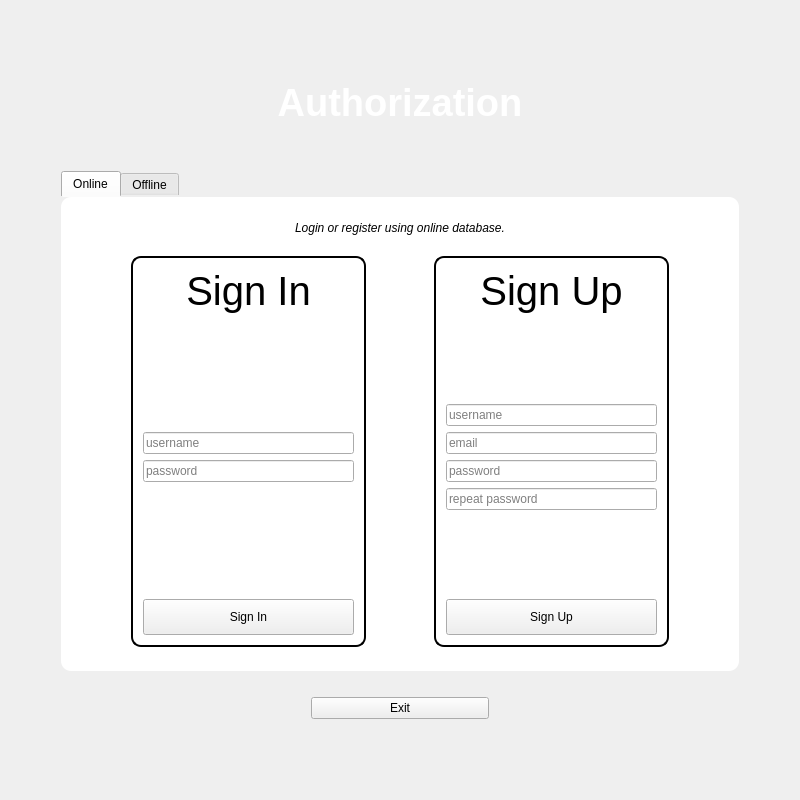
<?xml version="1.0" encoding="UTF-8"?>
<ui version="4.0">
 <class>AuthForm</class>
 <widget class="QWidget" name="AuthForm">
  <property name="geometry">
   <rect>
    <x>0</x>
    <y>0</y>
    <width>800</width>
    <height>800</height>
   </rect>
  </property>
  <property name="minimumSize">
   <size>
    <width>800</width>
    <height>800</height>
   </size>
  </property>
  <property name="maximumSize">
   <size>
    <width>800</width>
    <height>800</height>
   </size>
  </property>
  <property name="windowTitle">
   <string>DesuRep Desktop</string>
  </property>
  <property name="styleSheet">
   <string notr="true"/>
  </property>
  <layout class="QGridLayout" name="gridLayout_2">
   <item row="0" column="0">
    <layout class="QVBoxLayout" name="content_layout">
     <property name="leftMargin">
      <number>50</number>
     </property>
     <property name="topMargin">
      <number>10</number>
     </property>
     <property name="rightMargin">
      <number>50</number>
     </property>
     <property name="bottomMargin">
      <number>10</number>
     </property>
     <item>
      <spacer name="spacer_margin_header_top">
       <property name="orientation">
        <enum>Qt::Vertical</enum>
       </property>
       <property name="sizeType">
        <enum>QSizePolicy::Fixed</enum>
       </property>
       <property name="sizeHint" stdset="0">
        <size>
         <width>20</width>
         <height>60</height>
        </size>
       </property>
      </spacer>
     </item>
     <item>
      <widget class="QLabel" name="title_label">
       <property name="font">
        <font>
         <family>Arial</family>
         <pointsize>-1</pointsize>
         <bold>true</bold>
        </font>
       </property>
       <property name="styleSheet">
        <string notr="true">font-family: Arial;
font-size: 38px;
font-weight: bold;
color: qlineargradient(spread:pad, x1:0, y1:0, x2:1, y2:0, stop:0 rgba(0, 0, 0, 255), stop:1 rgba(255, 255, 255, 255));
</string>
       </property>
       <property name="text">
        <string>Authorization</string>
       </property>
       <property name="scaledContents">
        <bool>false</bool>
       </property>
       <property name="alignment">
        <set>Qt::AlignCenter</set>
       </property>
      </widget>
     </item>
     <item>
      <spacer name="spacer_margin_header_bottom">
       <property name="orientation">
        <enum>Qt::Vertical</enum>
       </property>
       <property name="sizeType">
        <enum>QSizePolicy::Fixed</enum>
       </property>
       <property name="sizeHint" stdset="0">
        <size>
         <width>20</width>
         <height>40</height>
        </size>
       </property>
      </spacer>
     </item>
     <item>
      <widget class="QTabWidget" name="auth_tabWidget">
       <property name="enabled">
        <bool>true</bool>
       </property>
       <property name="maximumSize">
        <size>
         <width>781</width>
         <height>16777215</height>
        </size>
       </property>
       <property name="autoFillBackground">
        <bool>false</bool>
       </property>
       <property name="styleSheet">
        <string notr="true">QTabWidget {
  background:inherit;
}
QTabWidget::pane {
  background-color: white;
  border-radius: 10px;
}
#onl_si_form, #onl_su_form, #off_si_form   {
  border: 2px solid black;
  border-radius: 10px;
}</string>
       </property>
       <property name="tabPosition">
        <enum>QTabWidget::North</enum>
       </property>
       <property name="currentIndex">
        <number>0</number>
       </property>
       <property name="elideMode">
        <enum>Qt::ElideRight</enum>
       </property>
       <property name="tabBarAutoHide">
        <bool>false</bool>
       </property>
       <widget class="QWidget" name="auth_online_tab">
        <attribute name="title">
         <string>Online</string>
        </attribute>
        <layout class="QGridLayout" name="gridLayout_4">
         <item row="4" column="2">
          <spacer name="onl_spacer_margin_middle">
           <property name="orientation">
            <enum>Qt::Horizontal</enum>
           </property>
           <property name="sizeHint" stdset="0">
            <size>
             <width>39</width>
             <height>20</height>
            </size>
           </property>
          </spacer>
         </item>
         <item row="0" column="2">
          <spacer name="onl_spacer_margin_top">
           <property name="orientation">
            <enum>Qt::Vertical</enum>
           </property>
           <property name="sizeType">
            <enum>QSizePolicy::Minimum</enum>
           </property>
           <property name="sizeHint" stdset="0">
            <size>
             <width>20</width>
             <height>15</height>
            </size>
           </property>
          </spacer>
         </item>
         <item row="2" column="2">
          <spacer name="onl_spacer_margin_v_middle">
           <property name="orientation">
            <enum>Qt::Vertical</enum>
           </property>
           <property name="sizeType">
            <enum>QSizePolicy::Fixed</enum>
           </property>
           <property name="sizeHint" stdset="0">
            <size>
             <width>20</width>
             <height>15</height>
            </size>
           </property>
          </spacer>
         </item>
         <item row="5" column="2">
          <spacer name="onl_spacer_margin_bottom">
           <property name="orientation">
            <enum>Qt::Vertical</enum>
           </property>
           <property name="sizeType">
            <enum>QSizePolicy::Fixed</enum>
           </property>
           <property name="sizeHint" stdset="0">
            <size>
             <width>20</width>
             <height>15</height>
            </size>
           </property>
          </spacer>
         </item>
         <item row="4" column="4">
          <spacer name="onl_spacer_margin_right">
           <property name="orientation">
            <enum>Qt::Horizontal</enum>
           </property>
           <property name="sizeHint" stdset="0">
            <size>
             <width>40</width>
             <height>20</height>
            </size>
           </property>
          </spacer>
         </item>
         <item row="1" column="0" colspan="5">
          <widget class="QLabel" name="onl_auth_label">
           <property name="font">
            <font>
             <family>Arial</family>
             <italic>true</italic>
            </font>
           </property>
           <property name="text">
            <string>Login or register using online database.</string>
           </property>
           <property name="alignment">
            <set>Qt::AlignCenter</set>
           </property>
          </widget>
         </item>
         <item row="4" column="0">
          <spacer name="onl_spacer_margin_left">
           <property name="orientation">
            <enum>Qt::Horizontal</enum>
           </property>
           <property name="sizeHint" stdset="0">
            <size>
             <width>40</width>
             <height>20</height>
            </size>
           </property>
          </spacer>
         </item>
         <item row="4" column="1">
          <widget class="QFrame" name="onl_si_form">
           <layout class="QVBoxLayout" name="onl_su_form_l_2">
            <property name="leftMargin">
             <number>10</number>
            </property>
            <property name="topMargin">
             <number>10</number>
            </property>
            <property name="rightMargin">
             <number>10</number>
            </property>
            <property name="bottomMargin">
             <number>10</number>
            </property>
            <item>
             <widget class="QLabel" name="onl_si_label">
              <property name="font">
               <font>
                <pointsize>30</pointsize>
               </font>
              </property>
              <property name="text">
               <string>Sign In</string>
              </property>
              <property name="scaledContents">
               <bool>false</bool>
              </property>
              <property name="alignment">
               <set>Qt::AlignCenter</set>
              </property>
             </widget>
            </item>
            <item>
             <spacer name="onl_spacer_margin_si_top">
              <property name="orientation">
               <enum>Qt::Vertical</enum>
              </property>
              <property name="sizeHint" stdset="0">
               <size>
                <width>20</width>
                <height>40</height>
               </size>
              </property>
             </spacer>
            </item>
            <item>
             <widget class="QLineEdit" name="onl_si_username_input">
              <property name="placeholderText">
               <string>username</string>
              </property>
             </widget>
            </item>
            <item>
             <widget class="QLineEdit" name="onl_si_pass_input">
              <property name="echoMode">
               <enum>QLineEdit::Password</enum>
              </property>
              <property name="placeholderText">
               <string>password</string>
              </property>
             </widget>
            </item>
            <item>
             <spacer name="onl_spacer_margin_si_bottom">
              <property name="orientation">
               <enum>Qt::Vertical</enum>
              </property>
              <property name="sizeHint" stdset="0">
               <size>
                <width>20</width>
                <height>40</height>
               </size>
              </property>
             </spacer>
            </item>
            <item>
             <widget class="QPushButton" name="onl_si_btn">
              <property name="enabled">
               <bool>true</bool>
              </property>
              <property name="minimumSize">
               <size>
                <width>211</width>
                <height>36</height>
               </size>
              </property>
              <property name="text">
               <string>Sign In</string>
              </property>
              <property name="icon">
               <iconset resource="resources.qrc">
                <normaloff>:/icons/login</normaloff>:/icons/login</iconset>
              </property>
              <property name="iconSize">
               <size>
                <width>20</width>
                <height>20</height>
               </size>
              </property>
              <property name="shortcut">
               <string>Return</string>
              </property>
             </widget>
            </item>
           </layout>
          </widget>
         </item>
         <item row="4" column="3">
          <widget class="QFrame" name="onl_su_form">
           <layout class="QVBoxLayout" name="onl_su_form_l">
            <property name="leftMargin">
             <number>10</number>
            </property>
            <property name="topMargin">
             <number>10</number>
            </property>
            <property name="rightMargin">
             <number>10</number>
            </property>
            <property name="bottomMargin">
             <number>10</number>
            </property>
            <item>
             <widget class="QLabel" name="onl_su_label">
              <property name="font">
               <font>
                <pointsize>30</pointsize>
               </font>
              </property>
              <property name="text">
               <string>Sign Up</string>
              </property>
              <property name="scaledContents">
               <bool>false</bool>
              </property>
              <property name="alignment">
               <set>Qt::AlignCenter</set>
              </property>
             </widget>
            </item>
            <item>
             <spacer name="onl_spacer_margin_su_top">
              <property name="orientation">
               <enum>Qt::Vertical</enum>
              </property>
              <property name="sizeHint" stdset="0">
               <size>
                <width>20</width>
                <height>40</height>
               </size>
              </property>
             </spacer>
            </item>
            <item>
             <widget class="QLineEdit" name="onl_su_username_input">
              <property name="placeholderText">
               <string>username</string>
              </property>
             </widget>
            </item>
            <item>
             <widget class="QLineEdit" name="onl_su_email_input">
              <property name="placeholderText">
               <string>email</string>
              </property>
             </widget>
            </item>
            <item>
             <widget class="QLineEdit" name="onl_su_pass_input">
              <property name="echoMode">
               <enum>QLineEdit::Password</enum>
              </property>
              <property name="placeholderText">
               <string>password</string>
              </property>
             </widget>
            </item>
            <item>
             <widget class="QLineEdit" name="onl_su_rpass_input">
              <property name="echoMode">
               <enum>QLineEdit::Password</enum>
              </property>
              <property name="placeholderText">
               <string>repeat password</string>
              </property>
             </widget>
            </item>
            <item>
             <spacer name="onl_spacer_margin_su_bottom">
              <property name="orientation">
               <enum>Qt::Vertical</enum>
              </property>
              <property name="sizeHint" stdset="0">
               <size>
                <width>20</width>
                <height>40</height>
               </size>
              </property>
             </spacer>
            </item>
            <item>
             <widget class="QPushButton" name="onl_su_btn">
              <property name="enabled">
               <bool>true</bool>
              </property>
              <property name="minimumSize">
               <size>
                <width>211</width>
                <height>36</height>
               </size>
              </property>
              <property name="text">
               <string>Sign Up</string>
              </property>
              <property name="icon">
               <iconset resource="resources.qrc">
                <normaloff>:/icons/register</normaloff>:/icons/register</iconset>
              </property>
              <property name="iconSize">
               <size>
                <width>20</width>
                <height>20</height>
               </size>
              </property>
              <property name="shortcut">
               <string>Return</string>
              </property>
             </widget>
            </item>
           </layout>
          </widget>
         </item>
        </layout>
       </widget>
       <widget class="QWidget" name="auth_offline_tab">
        <attribute name="title">
         <string>Offline</string>
        </attribute>
        <layout class="QGridLayout" name="gridLayout_3">
         <item row="4" column="1">
          <spacer name="off_spacer_margin_bottom">
           <property name="orientation">
            <enum>Qt::Vertical</enum>
           </property>
           <property name="sizeType">
            <enum>QSizePolicy::Fixed</enum>
           </property>
           <property name="sizeHint" stdset="0">
            <size>
             <width>20</width>
             <height>15</height>
            </size>
           </property>
          </spacer>
         </item>
         <item row="3" column="2">
          <spacer name="off_spacer_margin_right">
           <property name="orientation">
            <enum>Qt::Horizontal</enum>
           </property>
           <property name="sizeHint" stdset="0">
            <size>
             <width>200</width>
             <height>20</height>
            </size>
           </property>
          </spacer>
         </item>
         <item row="3" column="0">
          <spacer name="off_spacer_margin_left">
           <property name="orientation">
            <enum>Qt::Horizontal</enum>
           </property>
           <property name="sizeHint" stdset="0">
            <size>
             <width>200</width>
             <height>20</height>
            </size>
           </property>
          </spacer>
         </item>
         <item row="1" column="1">
          <widget class="QLabel" name="off_auth_label">
           <property name="font">
            <font>
             <family>Arial</family>
             <italic>true</italic>
            </font>
           </property>
           <property name="text">
            <string>Relogin into old-saved sessions.</string>
           </property>
           <property name="alignment">
            <set>Qt::AlignCenter</set>
           </property>
          </widget>
         </item>
         <item row="0" column="1">
          <spacer name="off_spacer_margin_top">
           <property name="orientation">
            <enum>Qt::Vertical</enum>
           </property>
           <property name="sizeType">
            <enum>QSizePolicy::Fixed</enum>
           </property>
           <property name="sizeHint" stdset="0">
            <size>
             <width>20</width>
             <height>15</height>
            </size>
           </property>
          </spacer>
         </item>
         <item row="2" column="1">
          <spacer name="off_spacer_margin_middle">
           <property name="orientation">
            <enum>Qt::Vertical</enum>
           </property>
           <property name="sizeType">
            <enum>QSizePolicy::Fixed</enum>
           </property>
           <property name="sizeHint" stdset="0">
            <size>
             <width>20</width>
             <height>15</height>
            </size>
           </property>
          </spacer>
         </item>
         <item row="3" column="1">
          <widget class="QFrame" name="off_si_form">
           <layout class="QVBoxLayout" name="off_si_form_l">
            <property name="leftMargin">
             <number>10</number>
            </property>
            <property name="topMargin">
             <number>10</number>
            </property>
            <property name="rightMargin">
             <number>10</number>
            </property>
            <property name="bottomMargin">
             <number>10</number>
            </property>
            <item>
             <widget class="QLabel" name="off_si_label">
              <property name="font">
               <font>
                <pointsize>30</pointsize>
               </font>
              </property>
              <property name="text">
               <string>Sign In</string>
              </property>
              <property name="scaledContents">
               <bool>false</bool>
              </property>
              <property name="alignment">
               <set>Qt::AlignCenter</set>
              </property>
             </widget>
            </item>
            <item>
             <spacer name="verticalSpacer_5">
              <property name="orientation">
               <enum>Qt::Vertical</enum>
              </property>
              <property name="sizeHint" stdset="0">
               <size>
                <width>20</width>
                <height>40</height>
               </size>
              </property>
             </spacer>
            </item>
            <item>
             <widget class="QComboBox" name="off_si_savedUsers">
              <property name="placeholderText">
               <string>&lt;select username&gt;</string>
              </property>
             </widget>
            </item>
            <item>
             <widget class="QLineEdit" name="off_si_pass_input">
              <property name="echoMode">
               <enum>QLineEdit::Password</enum>
              </property>
              <property name="placeholderText">
               <string>password</string>
              </property>
             </widget>
            </item>
            <item>
             <spacer name="verticalSpacer_6">
              <property name="orientation">
               <enum>Qt::Vertical</enum>
              </property>
              <property name="sizeHint" stdset="0">
               <size>
                <width>20</width>
                <height>40</height>
               </size>
              </property>
             </spacer>
            </item>
            <item>
             <widget class="QPushButton" name="off_si_btn">
              <property name="enabled">
               <bool>true</bool>
              </property>
              <property name="minimumSize">
               <size>
                <width>211</width>
                <height>36</height>
               </size>
              </property>
              <property name="text">
               <string>Sign In</string>
              </property>
              <property name="icon">
               <iconset resource="resources.qrc">
                <normaloff>:/icons/login</normaloff>:/icons/login</iconset>
              </property>
              <property name="iconSize">
               <size>
                <width>20</width>
                <height>20</height>
               </size>
              </property>
              <property name="shortcut">
               <string>Return</string>
              </property>
             </widget>
            </item>
           </layout>
          </widget>
         </item>
        </layout>
       </widget>
      </widget>
     </item>
     <item>
      <spacer name="spacer_margin_top">
       <property name="orientation">
        <enum>Qt::Vertical</enum>
       </property>
       <property name="sizeType">
        <enum>QSizePolicy::Fixed</enum>
       </property>
       <property name="sizeHint" stdset="0">
        <size>
         <width>20</width>
         <height>20</height>
        </size>
       </property>
      </spacer>
     </item>
     <item>
      <layout class="QHBoxLayout" name="horizontalLayout_2">
       <item>
        <spacer name="spacer_margin_left">
         <property name="orientation">
          <enum>Qt::Horizontal</enum>
         </property>
         <property name="sizeType">
          <enum>QSizePolicy::Fixed</enum>
         </property>
         <property name="sizeHint" stdset="0">
          <size>
           <width>250</width>
           <height>20</height>
          </size>
         </property>
        </spacer>
       </item>
       <item>
        <widget class="QPushButton" name="exit_btn">
         <property name="sizePolicy">
          <sizepolicy hsizetype="Expanding" vsizetype="Fixed">
           <horstretch>0</horstretch>
           <verstretch>0</verstretch>
          </sizepolicy>
         </property>
         <property name="text">
          <string>Exit</string>
         </property>
         <property name="icon">
          <iconset resource="resources.qrc">
           <normaloff>:/icons/exit</normaloff>:/icons/exit</iconset>
         </property>
         <property name="iconSize">
          <size>
           <width>20</width>
           <height>20</height>
          </size>
         </property>
         <property name="shortcut">
          <string>Ctrl+Shift+E</string>
         </property>
        </widget>
       </item>
       <item>
        <spacer name="spacer_margin_right">
         <property name="orientation">
          <enum>Qt::Horizontal</enum>
         </property>
         <property name="sizeType">
          <enum>QSizePolicy::Fixed</enum>
         </property>
         <property name="sizeHint" stdset="0">
          <size>
           <width>250</width>
           <height>20</height>
          </size>
         </property>
        </spacer>
       </item>
      </layout>
     </item>
     <item>
      <spacer name="spacer_margin_bottom">
       <property name="orientation">
        <enum>Qt::Vertical</enum>
       </property>
       <property name="sizeType">
        <enum>QSizePolicy::Fixed</enum>
       </property>
       <property name="sizeHint" stdset="0">
        <size>
         <width>20</width>
         <height>60</height>
        </size>
       </property>
      </spacer>
     </item>
    </layout>
   </item>
  </layout>
 </widget>
 <resources>
  <include location="resources.qrc"/>
 </resources>
 <connections/>
</ui>
